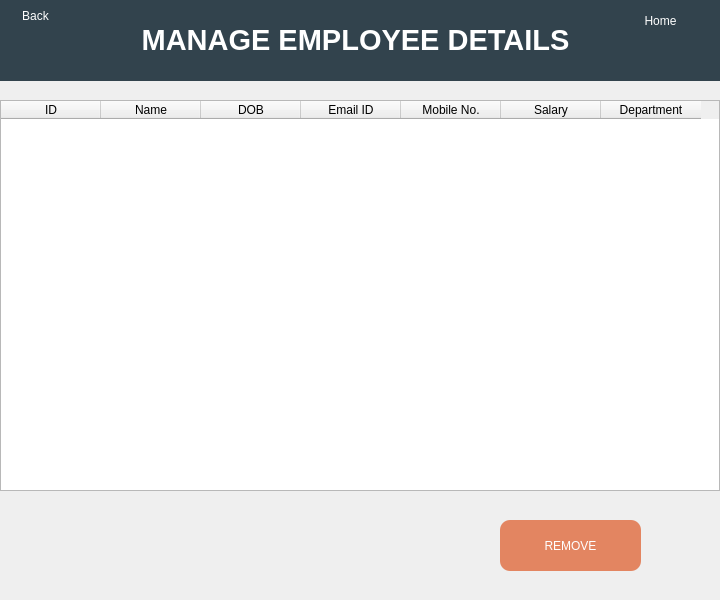
<?xml version="1.0" encoding="UTF-8"?>
<ui version="4.0">
 <class>ManageEmp</class>
 <widget class="QWidget" name="ManageEmp">
  <property name="geometry">
   <rect>
    <x>0</x>
    <y>0</y>
    <width>720</width>
    <height>600</height>
   </rect>
  </property>
  <property name="minimumSize">
   <size>
    <width>700</width>
    <height>600</height>
   </size>
  </property>
  <property name="maximumSize">
   <size>
    <width>720</width>
    <height>600</height>
   </size>
  </property>
  <property name="windowTitle">
   <string>MamageEmployeeDetails</string>
  </property>
  <property name="windowIcon">
   <iconset resource="res.qrc">
    <normaloff>:/Images/Images/ACCOUNT.png</normaloff>:/Images/Images/ACCOUNT.png</iconset>
  </property>
  <widget class="QLabel" name="label">
   <property name="geometry">
    <rect>
     <x>-10</x>
     <y>0</y>
     <width>731</width>
     <height>81</height>
    </rect>
   </property>
   <property name="styleSheet">
    <string notr="true">color: rgb(255, 255, 255);
font: 58 26pt &quot;Lucida Bright&quot;;

background-color: rgb(50, 67, 77);


</string>
   </property>
   <property name="text">
    <string>&lt;html&gt;&lt;head/&gt;&lt;body&gt;&lt;p align=&quot;center&quot;&gt;&lt;span style=&quot; font-size:22pt; font-weight:600;&quot;&gt;MANAGE EMPLOYEE DETAILS&lt;/span&gt;&lt;/p&gt;&lt;/body&gt;&lt;/html&gt;</string>
   </property>
  </widget>
  <widget class="QLabel" name="label_7">
   <property name="geometry">
    <rect>
     <x>80</x>
     <y>20</y>
     <width>41</width>
     <height>41</height>
    </rect>
   </property>
   <property name="styleSheet">
    <string notr="true">color: rgb(255, 255, 255);
font: 58 26pt &quot;Lucida Bright&quot;;
background-color: rgb(50, 67, 77);


</string>
   </property>
   <property name="text">
    <string/>
   </property>
   <property name="pixmap">
    <pixmap resource="res.qrc">:/Inverted Images/Images/Inverted/image (1).png</pixmap>
   </property>
   <property name="scaledContents">
    <bool>true</bool>
   </property>
  </widget>
  <widget class="QPushButton" name="pushButton_2">
   <property name="geometry">
    <rect>
     <x>500</x>
     <y>520</y>
     <width>141</width>
     <height>51</height>
    </rect>
   </property>
   <property name="sizePolicy">
    <sizepolicy hsizetype="Preferred" vsizetype="Preferred">
     <horstretch>0</horstretch>
     <verstretch>0</verstretch>
    </sizepolicy>
   </property>
   <property name="layoutDirection">
    <enum>Qt::LeftToRight</enum>
   </property>
   <property name="autoFillBackground">
    <bool>false</bool>
   </property>
   <property name="styleSheet">
    <string notr="true">font: 75 14pt &quot;MS Sans Serif&quot;;
color: rgb(255, 255, 255);
border: 5px;
background-color: rgb(227, 133, 97);
border-radius: 10px;


</string>
   </property>
   <property name="text">
    <string>REMOVE</string>
   </property>
   <property name="icon">
    <iconset>
     <normaloff>../../Desktop/Project files/Login page/Login.png</normaloff>../../Desktop/Project files/Login page/Login.png</iconset>
   </property>
   <property name="iconSize">
    <size>
     <width>20</width>
     <height>20</height>
    </size>
   </property>
  </widget>
  <widget class="QPushButton" name="pushButton_7">
   <property name="geometry">
    <rect>
     <x>0</x>
     <y>0</y>
     <width>71</width>
     <height>31</height>
    </rect>
   </property>
   <property name="sizePolicy">
    <sizepolicy hsizetype="Preferred" vsizetype="Preferred">
     <horstretch>0</horstretch>
     <verstretch>0</verstretch>
    </sizepolicy>
   </property>
   <property name="layoutDirection">
    <enum>Qt::LeftToRight</enum>
   </property>
   <property name="autoFillBackground">
    <bool>false</bool>
   </property>
   <property name="styleSheet">
    <string notr="true">font: 75 8pt &quot;MS Sans Serif&quot;;
background-color: rgb(50, 67, 77);
color: rgb(255, 255, 255);
border: 5px;

border-radius: 10px;


</string>
   </property>
   <property name="text">
    <string>Back</string>
   </property>
   <property name="icon">
    <iconset resource="res.qrc">
     <normaloff>:/Inverted Images/Images/Inverted/image (22).png</normaloff>:/Inverted Images/Images/Inverted/image (22).png</iconset>
   </property>
   <property name="iconSize">
    <size>
     <width>20</width>
     <height>20</height>
    </size>
   </property>
  </widget>
  <widget class="QPushButton" name="pushButton_8">
   <property name="geometry">
    <rect>
     <x>620</x>
     <y>0</y>
     <width>81</width>
     <height>41</height>
    </rect>
   </property>
   <property name="sizePolicy">
    <sizepolicy hsizetype="Preferred" vsizetype="Preferred">
     <horstretch>0</horstretch>
     <verstretch>0</verstretch>
    </sizepolicy>
   </property>
   <property name="layoutDirection">
    <enum>Qt::LeftToRight</enum>
   </property>
   <property name="autoFillBackground">
    <bool>false</bool>
   </property>
   <property name="styleSheet">
    <string notr="true">font: 75 8pt &quot;MS Sans Serif&quot;;
background-color: rgb(50, 67, 77);
color: rgb(255, 255, 255);
border: 5px;

border-radius: 10px;


</string>
   </property>
   <property name="text">
    <string>Home</string>
   </property>
   <property name="icon">
    <iconset resource="res.qrc">
     <normaloff>:/Inverted Images/Images/Inverted/image (26).png</normaloff>:/Inverted Images/Images/Inverted/image (26).png</iconset>
   </property>
   <property name="iconSize">
    <size>
     <width>20</width>
     <height>20</height>
    </size>
   </property>
  </widget>
  <widget class="QTableWidget" name="tableWidget">
   <property name="geometry">
    <rect>
     <x>0</x>
     <y>100</y>
     <width>720</width>
     <height>391</height>
    </rect>
   </property>
   <column>
    <property name="text">
     <string>ID</string>
    </property>
   </column>
   <column>
    <property name="text">
     <string>Name</string>
    </property>
   </column>
   <column>
    <property name="text">
     <string>DOB</string>
    </property>
   </column>
   <column>
    <property name="text">
     <string>Email ID</string>
    </property>
   </column>
   <column>
    <property name="text">
     <string>Mobile No.</string>
    </property>
   </column>
   <column>
    <property name="text">
     <string>Salary</string>
    </property>
   </column>
   <column>
    <property name="text">
     <string>Department</string>
    </property>
   </column>
  </widget>
 </widget>
 <resources>
  <include location="res.qrc"/>
 </resources>
 <connections/>
</ui>
